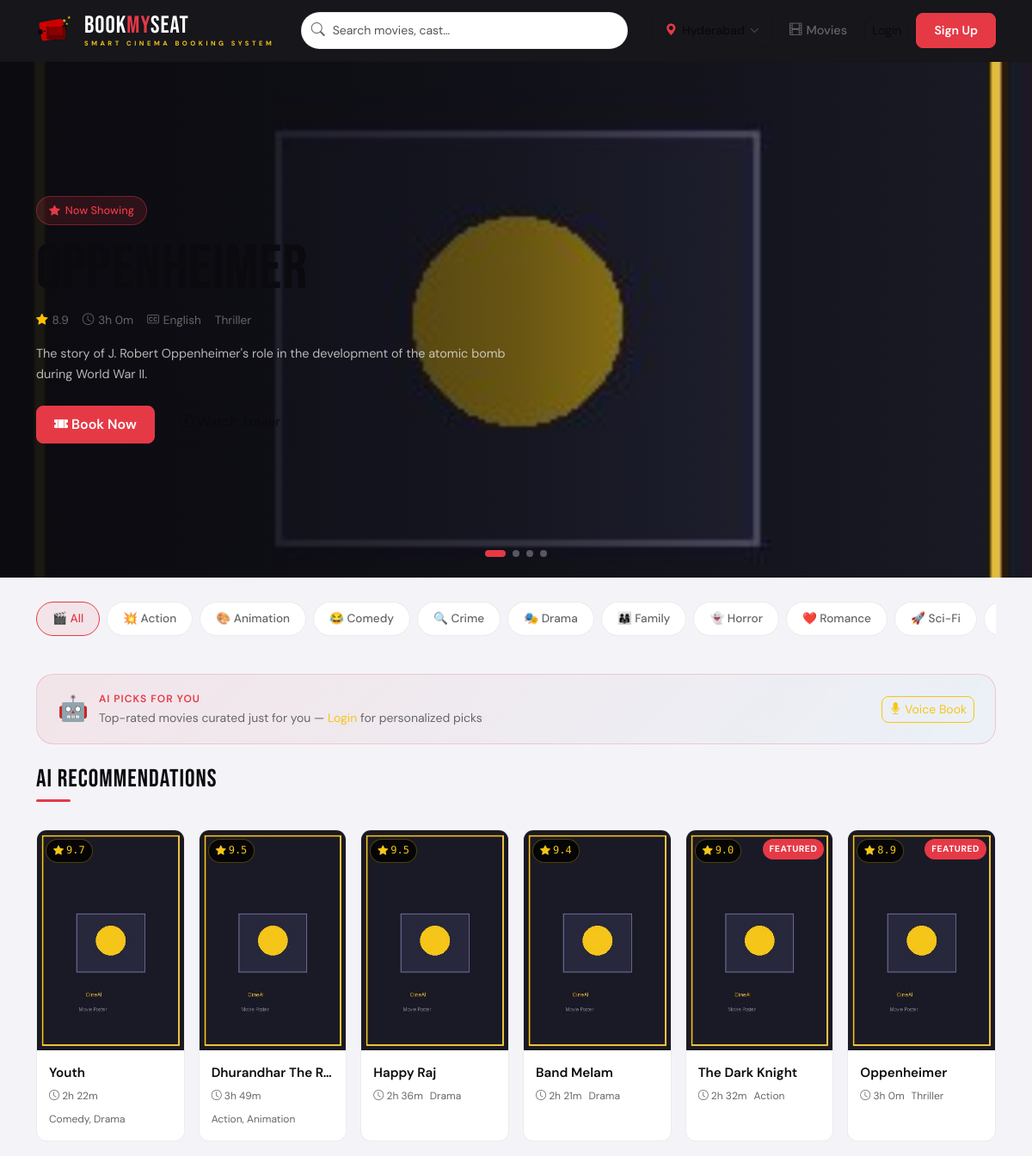
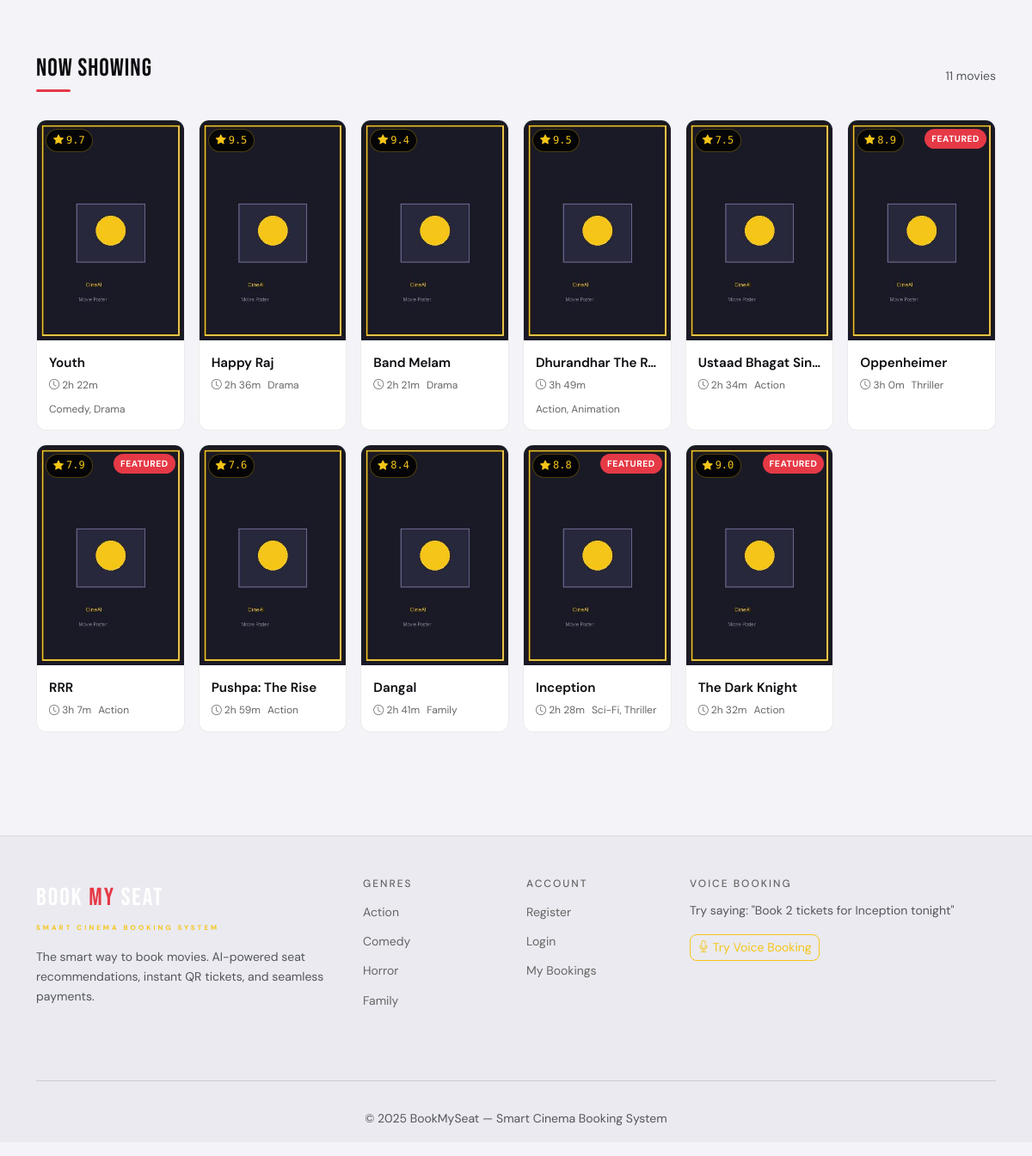
The page / on the database its author committed (2 pictures, top to bottom).
### movies/models.py (models this page shows, shortened)
class Movie(models.Model):
    LANGUAGE_CHOICES = [
        ('english', 'English'),
        ('hindi', 'Hindi'),
        ('telugu', 'Telugu'),
        ('tamil', 'Tamil'),
        ('malayalam', 'Malayalam'),
    ]
    RATING_CHOICES = [
        ('U', 'U - Universal'),
        ('UA', 'UA - Universal Adult'),
        ('A', 'A - Adult'),
    ]
    title = models.CharField(max_length=200)
    slug = models.SlugField(unique=True)
    description = models.TextField()
    cast = models.TextField(help_text='Comma-separated cast names')
    director = models.CharField(max_length=100)
    duration_minutes = models.PositiveIntegerField()
    release_date = models.DateField()
    language = models.CharField(max_length=20, choices=LANGUAGE_CHOICES, default='english')
    rating = models.CharField(max_length=5, choices=RATING_CHOICES, default='UA')
    imdb_score = models.DecimalField(max_digits=3, decimal_places=1, default=7.0)
    poster = models.ImageField(upload_to='posters/', blank=True, null=True)
    poster_url = models.URLField(blank=True, help_text='External poster URL if no upload')
    trailer_url = models.URLField(blank=True, help_text='YouTube embed URL')
    categories = models.ManyToManyField(Category, related_name='movies')
    is_active = models.BooleanField(default=True)
    is_featured = models.BooleanField(default=False)
    created_at = models.DateTimeField(auto_now_add=True)
    tags = models.CharField(max_length=500, blank=True,
                            help_text='Keywords for AI recommendations')
    class Meta:
        ordering = ['-release_date']
    def get_poster_url(self):
        if self.poster_url:
            return self.poster_url
        if self.poster:
            return self.poster.url
        return '/static/images/default_poster.jpg'
    @property
    def duration_display(self):
        hours = self.duration_minutes // 60
        mins = self.duration_minutes % 60
        return f"{hours}h {mins}m"

class Category(models.Model):
    CATEGORY_CHOICES = [
        ('action', 'Action'),
        ('crime', 'Crime'),
        ('family', 'Family'),
        ('horror', 'Horror'),
        ('comedy', 'Comedy'),
        ('drama', 'Drama'),
        ('thriller', 'Thriller'),
        ('sci_fi', 'Sci-Fi'),
        ('romance', 'Romance'),
        ('animation', 'Animation'),
    ]
    name = models.CharField(max_length=50, choices=CATEGORY_CHOICES, unique=True)
    slug = models.SlugField(unique=True)
    icon = models.CharField(max_length=50, default='🎬')  # emoji icon
    class Meta:
        verbose_name_plural = 'Categories'
        ordering = ['name']

### movies/views.py (the view, shortened to what this page needs)
# urls.py: path('', views.homepage, name='homepage'),
def homepage(request):
    category_slug = request.GET.get('category', 'all')
    search_query  = request.GET.get('q', '')
    selected_city = request.GET.get('city', '')
    movies = Movie.objects.filter(is_active=True)
    if category_slug and category_slug != 'all':
        movies = movies.filter(categories__slug=category_slug)
    if search_query:
        movies = movies.filter(
            Q(title__icontains=search_query) |
            Q(cast__icontains=search_query)  |
            Q(director__icontains=search_query)
        )
    movies = movies.distinct()
    featured = Movie.objects.filter(is_active=True, is_featured=True)[:5]
    categories = Category.objects.all()
    if request.user.is_authenticated:
        ai_recommendations = get_recommendations(request.user, limit=6)
    else:
        ai_recommendations = Movie.objects.filter(
            is_active=True
        ).order_by('-imdb_score')[:6]
    context = {
        'movies':            movies,
        'featured':          featured,
        'categories':        categories,
        'active_category':   category_slug,
        'search_query':      search_query,
        'ai_recommendations': ai_recommendations,
        'selected_city':     selected_city,
    }
    return render(request, 'movies/homepage.html', context)

### templates/movies/homepage.html (shortened to what this page needs)
{% extends 'base.html' %}
{% load static %}
{% block content %}
{% if featured %}
<section class="hero-section">
  {% for movie in featured %}
  <div class="hero-slide {% if forloop.first %}active{% endif %}">
    <div class="hero-overlay">
      <div class="container-xl">
        <div class="hero-content">
          <div class="hero-badge">
          </div>
          <h1 class="hero-title">{{ movie.title }}</h1>
          <div class="hero-meta">
            <span> {{ movie.imdb_score }}</span>
            <span> {{ movie.duration_display }}</span>
            <span> {{ movie.get_language_display }}</span>
            <span>
            </span>
          </div>
          <p class="hero-desc">{{ movie.description }}</p>
          <div class="d-flex gap-3 flex-wrap">
            <a href="{% url 'movies:movie_detail' movie.slug %}" class="btn btn-primary">
            </a>
            <a href="{% url 'movies:movie_detail' movie.slug %}#trailer" class="btn btn-outline-light">
            </a>
          </div>
        </div>
      </div>
    </div>
  </div>
  {% endfor %}
  <div class="hero-dots">
    {% for movie in featured %}
    <button class="hero-dot {% if forloop.first %}active{% endif %}"></button>
    {% endfor %}
  </div>
</section>
{% endif %}
<div class="container-xl mt-4">
  <div class="category-nav">
    <a href="/" class="cat-chip {% if active_category == 'all' or not active_category %}active{% endif %}">
      🎬 All
    </a>
    {% for cat in categories %}
    <a href="/?category={{ cat.slug }}"
       class="cat-chip {% if active_category == cat.slug %}active{% endif %}">
      {{ cat.icon }} {{ cat.get_name_display }}
    </a>
    {% endfor %}
  </div>
</div>
{% if ai_recommendations %}
<section class="page-section-sm">
  <div class="container-xl">
    <div class="ai-banner mb-4">
      <div class="ai-icon">🤖</div>
      <div>
        <div class="ai-label">AI Picks for You</div>
        <div class="ai-desc">
          {% if user.is_authenticated %}
            Personalized based on your watching history &amp; preferences
          {% else %}
            Top-rated movies curated just for you — <a href="{% url 'accounts:login' %}">Login</a> for personalized picks
          {% endif %}
        </div>
      </div>
      <button class="btn btn-outline-primary btn-sm ms-auto" id="voiceBookBtn">
        <i class="bi bi-mic-fill"></i> Voice Book
      </button>
    </div>
    <div class="section-header">
      <h2 class="section-title">AI Recommendations</h2>
    </div>
    <div class="row g-3">
      {% for movie in ai_recommendations %}
      <div class="col-6 col-sm-4 col-md-3 col-lg-2">
        {% include 'partials/movie_card.html' with movie=movie %}
      </div>
      {% endfor %}
    </div>
  </div>
</section>
{% endif %}
<section class="page-section-sm">
  <div class="container-xl">
    <div class="section-header">
      <h2 class="section-title">
        {% if active_category and active_category != 'all' %}
          {{ active_category|title }} Movies
        {% elif search_query %}
          Results for "{{ search_query }}"
        {% else %}
          Now Showing
        {% endif %}
      </h2>
      <span class="text-muted small">{{ movies.count }} movie{{ movies.count|pluralize }}</span>
    </div>
    {% if movies %}
    <div class="row g-3">
      {% for movie in movies %}
      <div class="col-6 col-sm-4 col-md-3 col-lg-2">
        {% include 'partials/movie_card.html' with movie=movie %}
      </div>
      {% endfor %}
    </div>
    {% endif %}
  </div>
</section>
{% endblock %}

### templates/partials/movie_card.html (shortened to what this page needs)
{% load static %}
<div class="movie-card h-100" onclick="location.href='{% url 'movies:movie_detail' movie.slug %}'">
  <div class="poster-wrap">
    <img src="{{ movie.get_poster_url }}" alt="{{ movie.title }}" loading="lazy"
         onerror="this.src='{% static 'images/default_poster.jpg' %}'">
    <div class="badge-rating">
      <i class="bi bi-star-fill"></i> {{ movie.imdb_score }}
    </div>
    {% if movie.is_featured %}
    <div class="badge-featured">Featured</div>
    {% endif %}
  </div>
  <div class="card-info">
    <div class="movie-title">{{ movie.title }}</div>
    <div class="movie-meta">
      <span><i class="bi bi-clock"></i> {{ movie.duration_display }}</span>
      <span>
        {% for cat in movie.categories.all|slice:":2" %}
          {{ cat.get_name_display }}{% if not forloop.last %}, {% endif %}
        {% endfor %}
      </span>
    </div>
  </div>
</div>

### rows shown on the page
Movie: imdb_score "8.9", is_featured "FEATURED", title "Oppenheimer", duration_display "3h 0m"
Movie: imdb_score "7.9", is_featured "FEATURED", title "RRR", duration_display "3h 7m"
Movie: imdb_score "8.8", is_featured "FEATURED", title "Inception", duration_display "2h 28m"
Movie: imdb_score "9.0", is_featured "FEATURED", title "The Dark Knight", duration_display "2h 32m"
Category: icon "💥", name "Action"
Category: icon "🎨", name "Animation"
Category: icon "😂", name "Comedy"
Category: icon "🔍", name "Crime"
Category: icon "🎭", name "Drama"
Category: icon "👨‍👩‍👧", name "Family"
Category: icon "👻", name "Horror"
Category: icon "❤️", name "Romance"
Category: icon "🚀", name "Sci-Fi"
Movie: imdb_score "9.7", title "Youth", duration_display "2h 22m"
Movie: imdb_score "9.5", title "Dhurandhar The R…", duration_display "3h 49m"
Movie: get_poster_url (placeholder picture), imdb_score "9.5", title "Happy Raj", duration_display "2h 36m"
Movie: imdb_score "9.4", title "Band Melam", duration_display "2h 21m"
Category: name "Thriller"
Movie: get_poster_url (placeholder picture), imdb_score "7.5", title "Ustaad Bhagat Sin…", duration_display "2h 34m"
Movie: imdb_score "7.6", title "Pushpa: The Rise", duration_display "2h 59m"
Movie: imdb_score "8.4", title "Dangal", duration_display "2h 41m"

### other values the page prints
{{ movies.count }} "11"
